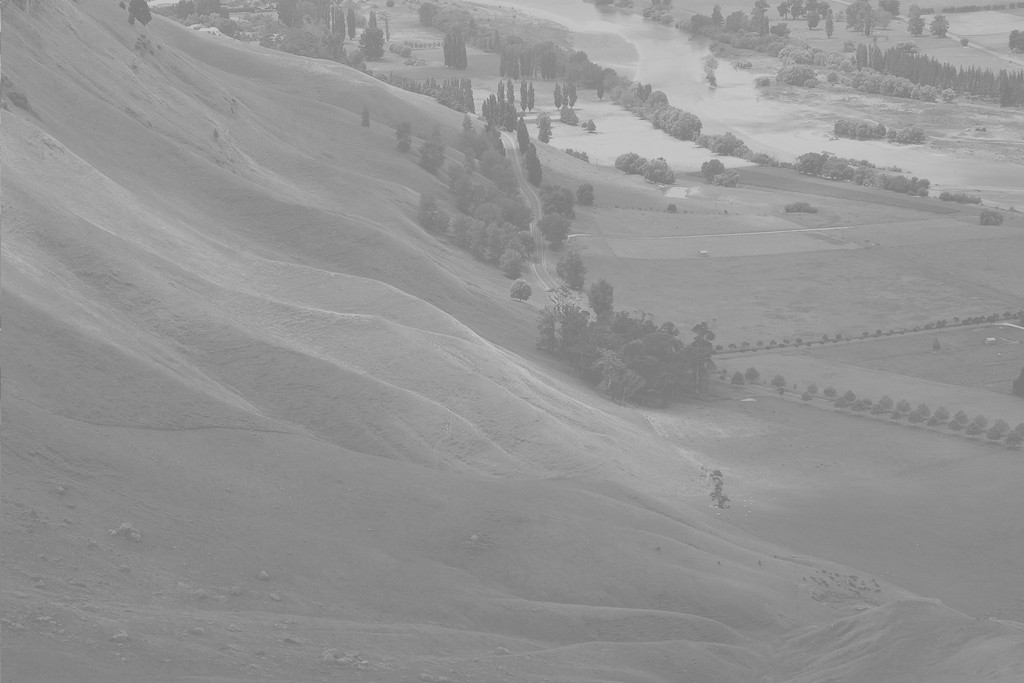
#> input picture Aula1/imagens/wiki.jpg, 1024 x 683 px
$ python a9_hist1.py
#> lines starting #> are read from the running program, lines starting #| are printed output that depends on the picture
# Importacao das bibliotecas
from matplotlib import pyplot as plt
import numpy as np
import cv2

# 1. Le a imagem e converte para escala de cinza
img = cv2.imread('imagens/wiki.jpg')
#> img is the input picture: shape (683, 1024, 3); min 114, max 208, mean 148
img = cv2.cvtColor(img, cv2.COLOR_BGR2GRAY)
#> img: shape (683, 1024)

# 2. Faz a equalizacao do histograma a partir da Imagem
h_eq = cv2.equalizeHist(img)
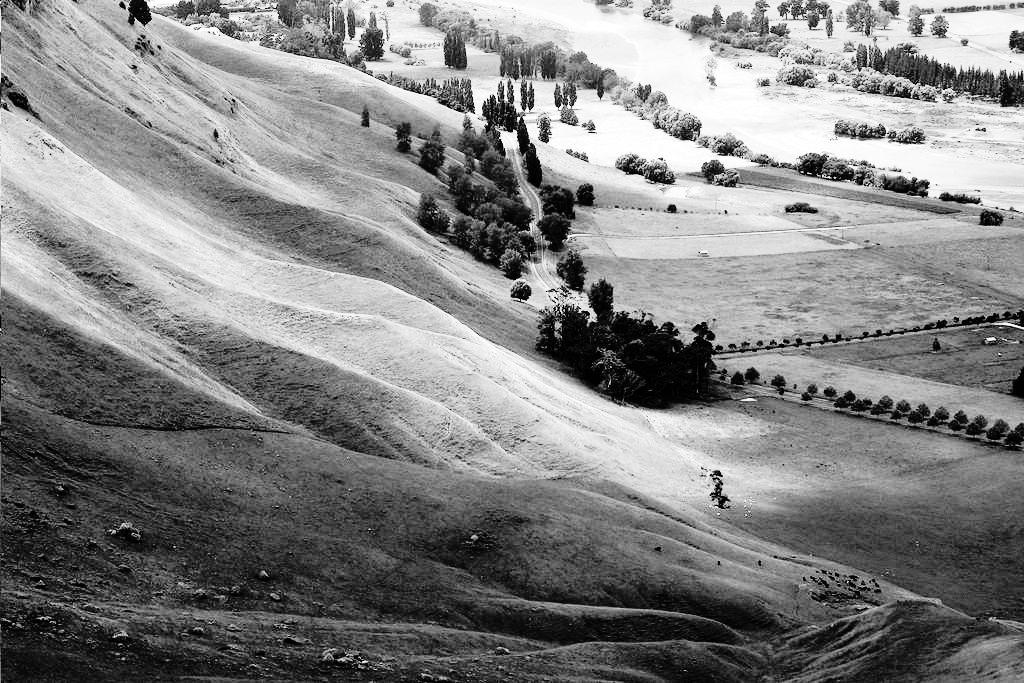
#> h_eq: shape (683, 1024); min 0, max 255, mean 130.5

# 3. Plota histograma original da imagem
plt.figure()
plt.title("Histograma Original")
plt.xlabel("Intensidade")
plt.ylabel("Qtde de Pixels")
plt.hist(img.ravel(), 256, [0,256])      # ravel transforma uma matrix em um vetor
plt.xlim([0, 256])
plt.show()
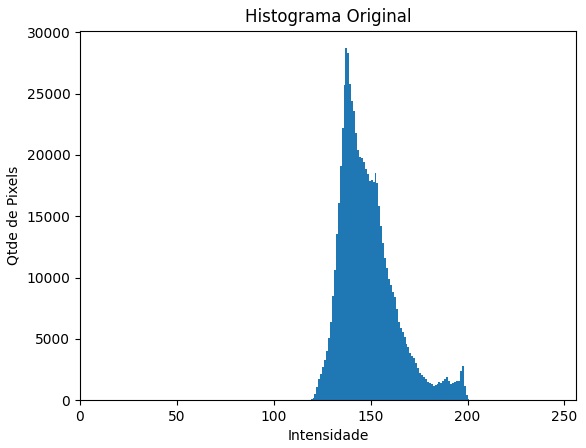
#> figure drawn by matplotlib, 1 panel; tallest bar 28701 high, from x = 137 to 138

# 4. Plota histograma equalizado da imagem
plt.figure()
plt.title("Histograma Equalizado")
plt.xlabel("Intensidade")
plt.ylabel("Qtde de Pixels")
plt.hist(h_eq.ravel(), 256, [0,256])
plt.xlim([0, 256])
plt.show()
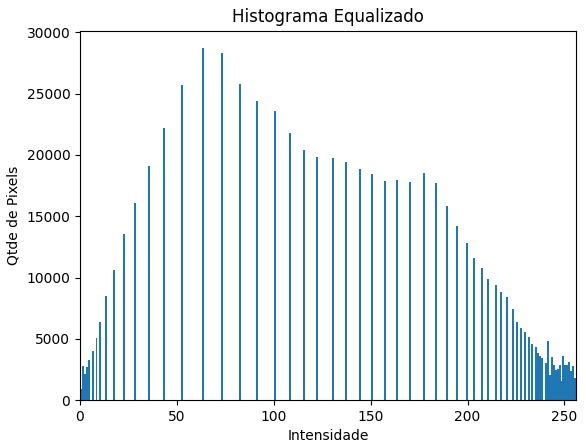
#> figure drawn by matplotlib, 1 panel; tallest bar 28701 high, from x = 63 to 64

# 5. Mostra a imagem
#cv2.imwrite('saida2.jpg', h_eq)
cv2.waitKey(0)
